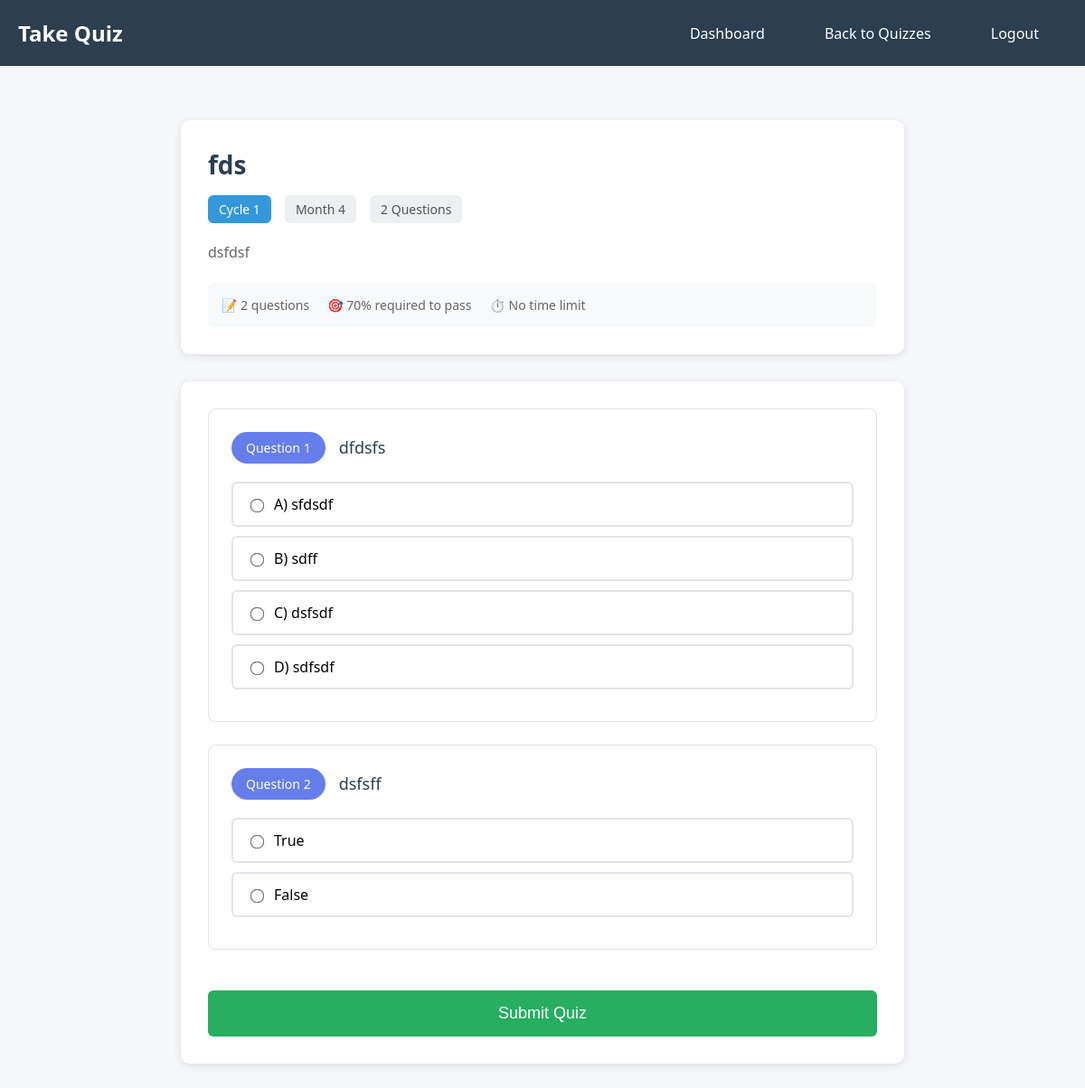
Screenshot of /take_quiz.php?id=1 (signed in) with the database file from the repository.
### tables this page shows
CREATE TABLE quizzes (
    id INTEGER PRIMARY KEY AUTOINCREMENT,
    title VARCHAR(255) NOT NULL,
    cycle_number INTEGER NOT NULL,
    passing_score INTEGER DEFAULT 70,
    is_active BOOLEAN DEFAULT 1,
    created_at TIMESTAMP DEFAULT CURRENT_TIMESTAMP
, description TEXT, month_number INTEGER);

CREATE TABLE quiz_questions (
    id INTEGER PRIMARY KEY AUTOINCREMENT,
    quiz_id INTEGER NOT NULL,
    question_text TEXT NOT NULL,
    question_type TEXT NOT NULL, -- was ENUM('multiple_choice', 'true_false')
    -- For multiple choice questions (4 options)
    option_a TEXT,
    option_b TEXT,
    option_c TEXT,
    option_d TEXT,
    correct_answer VARCHAR(10) NOT NULL, -- 'A', 'B', 'C', 'D' for MC; 'TRUE', 'FALSE' for T/F
    question_order INTEGER NOT NULL,
    FOREIGN KEY (quiz_id) REFERENCES quizzes(id)
);

### src/take_quiz.php (the view, shortened to what this page needs)
<?php
require_once __DIR__ . '/config/db.php';
$quiz_id = $_GET['id'] ?? '';
try {
    $stmt = $pdo->prepare("SELECT * FROM quizzes WHERE id = :id AND is_active = 1 LIMIT 1");
    $stmt->execute(['id' => $quiz_id]);
    $quiz = $stmt->fetch(PDO::FETCH_ASSOC);
    $stmt = $pdo->prepare("
        SELECT * FROM quiz_questions
        WHERE quiz_id = :quiz_id
        ORDER BY question_order ASC
    ");
    $stmt->execute(['quiz_id' => $quiz_id]);
    $questions = $stmt->fetchAll(PDO::FETCH_ASSOC);
} catch (PDOException $e) {
    header('Location: quiz_list.php?error=' . urlencode('Error loading quiz'));
    exit();
}
?>
<!DOCTYPE html>
<html lang="en">
<head>
</head>
<body>
    <div class="header">
        <h1>Take Quiz</h1>
        <div class="nav-links">
            <a href="dashboard.php">Dashboard</a>
            <a href="quiz_list.php">Back to Quizzes</a>
            <a href="logout.php">Logout</a>
        </div>
    </div>
    <div class="container">
        <div class="quiz-info">
            <div class="quiz-title"><?php echo htmlspecialchars($quiz['title']); ?></div>
            <div class="quiz-meta">
                <span class="meta-badge cycle">Cycle <?php echo $quiz['cycle_number']; ?></span>
                <?php if ($quiz['month_number']): ?>
                    <span class="meta-badge">Month <?php echo $quiz['month_number']; ?></span>
                <?php endif; ?>
                <span class="meta-badge"><?php echo count($questions); ?> Questions</span>
            </div>
            <?php if ($quiz['description']): ?>
                <div class="quiz-description"><?php echo nl2br(htmlspecialchars($quiz['description'])); ?></div>
            <?php endif; ?>
            <div class="quiz-stats">
                <span class="stat">📝 <?php echo count($questions); ?> questions</span>
                <span class="stat">🎯 <?php echo $quiz['passing_score']; ?>% required to pass</span>
                <span class="stat">⏱️ No time limit</span>
            </div>
        </div>
        <div class="quiz-form">
            <form method="POST" action="submit_quiz.php" id="quizForm">
                <?php foreach ($questions as $index => $question): ?>
                    <div class="question-card">
                        <div class="question-header">
                            <span class="question-number">Question <?php echo $index + 1; ?></span>
                            <div class="question-text"><?php echo htmlspecialchars($question['question_text']); ?></div>
                        </div>
                        <div class="options">
                            <?php if ($question['question_type'] === 'multiple_choice'): ?>
                                <div class="option">
                                    <input type="radio" name="answers[<?php echo $question['id']; ?>]" value="A" id="q<?php echo $question['id']; ?>_a" required>
                                    <label for="q<?php echo $question['id']; ?>_a">A) <?php echo htmlspecialchars($question['option_a']); ?></label>
                                </div>
                                <div class="option">
                                    <input type="radio" name="answers[<?php echo $question['id']; ?>]" value="B" id="q<?php echo $question['id']; ?>_b" required>
                                    <label for="q<?php echo $question['id']; ?>_b">B) <?php echo htmlspecialchars($question['option_b']); ?></label>
                                </div>
                                <div class="option">
                                    <input type="radio" name="answers[<?php echo $question['id']; ?>]" value="C" id="q<?php echo $question['id']; ?>_c" required>
                                    <label for="q<?php echo $question['id']; ?>_c">C) <?php echo htmlspecialchars($question['option_c']); ?></label>
                                </div>
                                <div class="option">
                                    <input type="radio" name="answers[<?php echo $question['id']; ?>]" value="D" id="q<?php echo $question['id']; ?>_d" required>
                                    <label for="q<?php echo $question['id']; ?>_d">D) <?php echo htmlspecialchars($question['option_d']); ?></label>
                                </div>
                            <?php elseif ($question['question_type'] === 'true_false'): ?>
                                <div class="option">
                                    <input type="radio" name="answers[<?php echo $question['id']; ?>]" value="TRUE" id="q<?php echo $question['id']; ?>_true" required>
                                    <label for="q<?php echo $question['id']; ?>_true">True</label>
                                </div>
                                <div class="option">
                                    <input type="radio" name="answers[<?php echo $question['id']; ?>]" value="FALSE" id="q<?php echo $question['id']; ?>_false" required>
                                    <label for="q<?php echo $question['id']; ?>_false">False</label>
                                </div>
                            <?php endif; ?>
                        </div>
                    </div>
                <?php endforeach; ?>
                <button type="submit" class="submit-btn">Submit Quiz</button>
            </form>
        </div>
    </div>
</body>
</html>

### src/take_quiz.php (style rules this page uses)
body { font-family: 'Segoe UI', Tahoma, Geneva, Verdana, sans-serif; margin: 0; background: #f5f7fa; }
.header { background: #2c3e50; color: white; padding: 20px; display: flex; justify-content: space-between; align-items: center; }
.header h1 { margin: 0; font-size: 24px; }
.nav-links a { color: white; text-decoration: none; margin: 0 15px; padding: 8px 16px; border-radius: 4px; transition: background 0.2s; }
.container { max-width: 800px; margin: 40px auto; padding: 20px; }
.quiz-info { background: white; padding: 30px; border-radius: 10px; box-shadow: 0 2px 10px rgba(0,0,0,0.1); margin-bottom: 30px; }
.quiz-title { font-size: 28px; font-weight: 600; margin-bottom: 15px; color: #2c3e50; }
.quiz-meta { display: flex; gap: 15px; margin-bottom: 20px; }
.meta-badge { background: #ecf0f1; color: #555; padding: 6px 12px; border-radius: 6px; font-size: 14px; }
.meta-badge.cycle { background: #3498db; color: white; }
.quiz-description { color: #666; line-height: 1.6; margin-bottom: 20px; }
.quiz-stats { display: flex; gap: 20px; padding: 15px; background: #f8f9fa; border-radius: 6px; }
.stat { font-size: 14px; color: #666; }
.quiz-form { background: white; padding: 30px; border-radius: 10px; box-shadow: 0 2px 10px rgba(0,0,0,0.1); }
.question-card { border: 1px solid #e1e5e9; border-radius: 8px; padding: 25px; margin-bottom: 25px; }
.question-header { display: flex; align-items: center; margin-bottom: 20px; }
.question-number { background: #667eea; color: white; padding: 8px 16px; border-radius: 20px; font-size: 14px; font-weight: 500; margin-right: 15px; }
.question-text { font-size: 18px; font-weight: 500; color: #2c3e50; }
.options { margin-top: 20px; }
.option { display: flex; align-items: center; padding: 12px 15px; margin-bottom: 10px; border: 2px solid #e1e5e9; border-radius: 6px; cursor: pointer; transition: all 0.2s; }
.option input[type="radio"] { margin-right: 12px; transform: scale(1.2); }
.option label { cursor: pointer; font-size: 16px; }
.submit-btn { background: #27ae60; color: white; padding: 15px 30px; border: none; border-radius: 6px; cursor: pointer; font-size: 18px; font-weight: 500; width: 100%; margin-top: 20px; }

### rows the page displays
quizzes: title "fds", cycle_number "1", month_number "4", description "dsfdsf", passing_score "70"
quiz_questions: question_text "dfdsfs", option_a "sfdsdf", option_b "sdff", option_c "dsfsdf", option_d "sdfsdf"
quiz_questions: question_text "dsfsff"

### other values shown
count($questions) "2"
